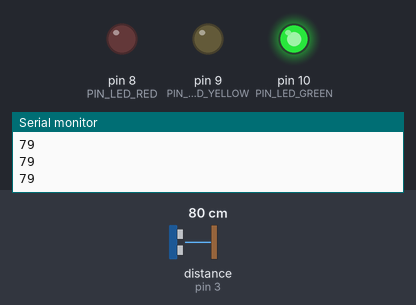
Recording of a program running on a simulated Arduino Uno, built with avr-gcc and run on an emulated ATmega328P. Parts: output pins drawn as LEDs (lit = HIGH), the last lines printed to the serial monitor. Wiring (inferred from the names in the program): ultrasonic range finder: trigger pin 2; echo pin 3. The inputs (shaded band) are chosen by the test bench; at power-on: distance to the obstacle (sensor on pin 3) 80 cm. The echo pulse lasts 58.3 µs per cm; pins used as bus, display or sensor lines are not drawn.

Above: at 1.3 s.
1.4 s: distance to the obstacle (sensor on pin 3) set to 19 cm
2.9 s: distance to the obstacle (sensor on pin 3) set to 15 cm
At 4.2 s:
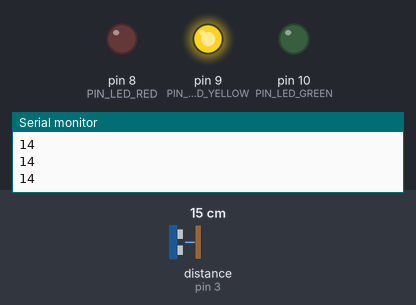
4.5 s: distance to the obstacle (sensor on pin 3) set to 11 cm
6.0 s: distance to the obstacle (sensor on pin 3) set to 8 cm
At 6.7 s:
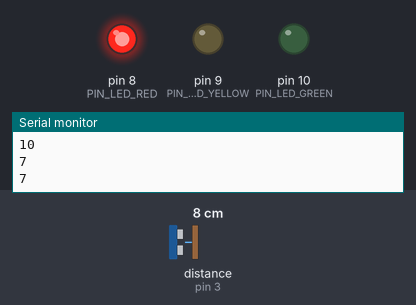
7.5 s: distance to the obstacle (sensor on pin 3) set to 18 cm
At 8.0 s:
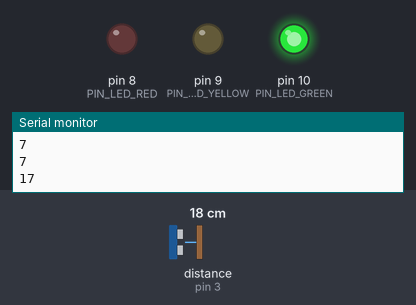
9.0 s: distance to the obstacle (sensor on pin 3) set to 2 cm
At 9.3 s:
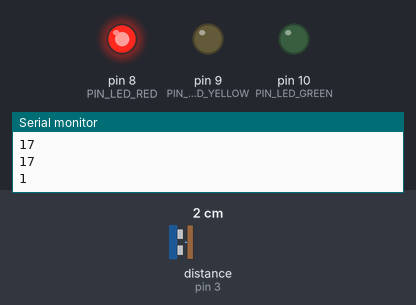
Timing chart, 0 to 11.5 s (numbered marks = the images above; inputs shaded):
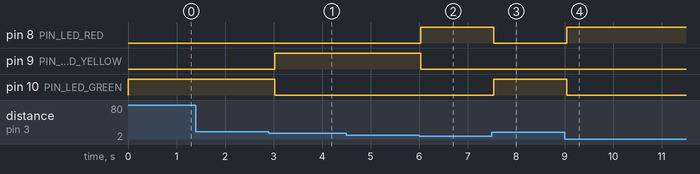

The program:

main.cpp
```cpp
#include <Arduino.h>

#define PIN_TRIG 2
#define PIN_ECHO 3
#define PIN_LED_RED 8
#define PIN_LED_YELLOW 9
#define PIN_LED_GREEN 10

void setLedState(byte ledRedState, byte ledYellowState, byte ledGreenState);

void setup() {
  // put your setup code here, to run once:
  Serial.begin(9600);
  pinMode(PIN_TRIG, OUTPUT);
  pinMode(PIN_ECHO, INPUT);
  pinMode(PIN_LED_RED, OUTPUT);
  pinMode(PIN_LED_YELLOW, OUTPUT);
  pinMode(PIN_LED_GREEN, OUTPUT);
}

void loop() {
  // put your main code here, to run repeatedly:
  long duration, distance;
  digitalWrite(PIN_TRIG, LOW);
  delayMicroseconds(2);
  digitalWrite(PIN_TRIG, HIGH);
  delayMicroseconds(10);
  digitalWrite(PIN_TRIG, LOW);
  duration = pulseIn(PIN_ECHO, HIGH);
  distance = (duration / 2) / 29.1;
  Serial.println(distance);

  if (distance <= 8)
  {
    setLedState(HIGH, LOW, LOW);
  } else if (distance <= 15)
  {
    setLedState(LOW, HIGH, LOW);
  } else
  {
    setLedState(LOW, LOW, HIGH);
  }

  delay(500);
}

void setLedState(byte ledRedState, byte ledYellowState, byte ledGreenState) {
  digitalWrite(PIN_LED_RED, ledRedState);
  digitalWrite(PIN_LED_YELLOW, ledYellowState);
  digitalWrite(PIN_LED_GREEN, ledGreenState);
}
```

Measured:
- the behaviour switches between 17 and 16 cm on distance to the obstacle (sensor on pin 3) (found by bisection; images 0 and 1)
- the behaviour switches between 10 and 9 cm on distance to the obstacle (sensor on pin 3) (found by bisection; images 1 and 2)
- after the input at 2.9 s, pin 9 (PIN_LED_YELLOW): LOW → HIGH after 0.12 s; pin 10 (PIN_LED_GREEN): HIGH → LOW after 0.12 s
- after the input at 6.0 s, pin 8 (PIN_LED_RED): LOW → HIGH at once; pin 9 (PIN_LED_YELLOW): HIGH → LOW at once
- after the input at 7.5 s, pin 8 (PIN_LED_RED): HIGH → LOW at once; pin 10 (PIN_LED_GREEN): LOW → HIGH at once
- after the input at 9.0 s, pin 8 (PIN_LED_RED): LOW → HIGH at once; pin 10 (PIN_LED_GREEN): HIGH → LOW at once
